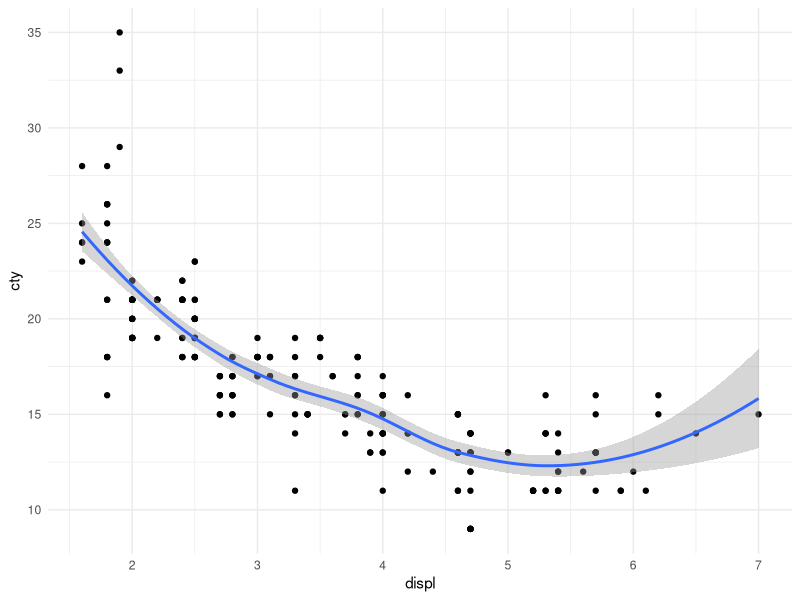

Reproduce this figure in R.
## ---- chunk 1
knitr::opts_chunk$set(message = FALSE)
## ---- chunk 2
# load the library
library(tidyverse)

# create a plot
ggplot(mpg, aes(displ, cty)) +
  geom_point() +
  geom_smooth() +
  theme_minimal()
## ---- chunk 3
# create some summary data
mpg %>% 
  group_by(cyl) %>% 
  summarize(mean_cty = mean(cty),
            sd_cty = sd(cty))
## ---- chunk 4
mpg %>% 
  filter(manufacturer == "audi")
## ---- chunk 5
mn <- function(x) {
	mean(x, na.rm = TRUE)
}
mn(mpg$hwy)
